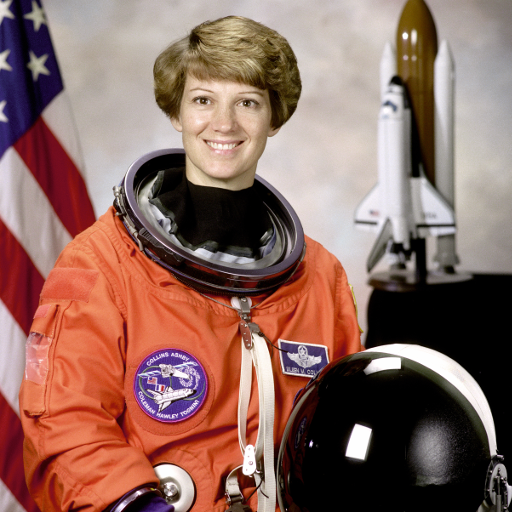
#> input picture DIP/Images/astronaut.png, 512 x 512 px
$ python demo_hist.py
#> lines starting #> are read from the running program, lines starting #| are printed output that depends on the picture; long printed decimals are rounded
#!/usr/bin/env python3
# -*- coding: utf-8 -*-
"""
Created on Wed Sep 11 12:25:39 2019

@author: mads
"""

#from pylab import *
import matplotlib.pyplot as plt
import numpy as np
import skimage
from skimage.io import imshow, imread, imsave
from skimage.color import rgb2gray
plt.gray()


#Load image
# This image is also available in skimage
# it can be loaded using skimage.data.astronaut()
im = imread('../../Images/astronaut.png')
#> im is the input picture: shape (512, 512, 3); mean R, G, B 141.6, 105.8, 96.5


im = rgb2gray(im) #Convert to grayscale -> returns as float
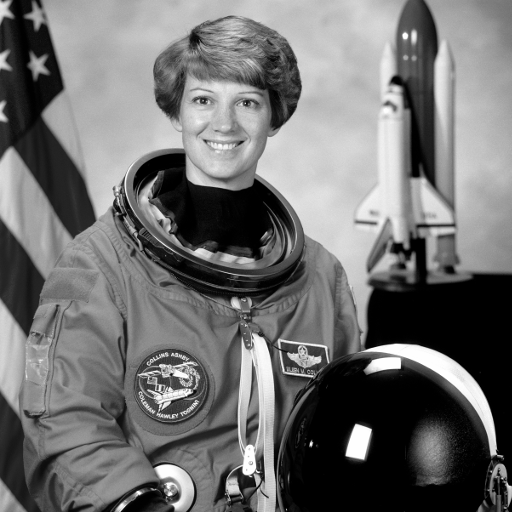
#> im: shape (512, 512) float64; min 0, max 1, mean 0.442
im = skimage.img_as_ubyte(im) # convert to uint8

#Show image
plt.figure()
plt.imshow(im)
plt.show()

#Show histogram
plt.figure()
plt.hist(im.flatten(), bins=50)
plt.show()
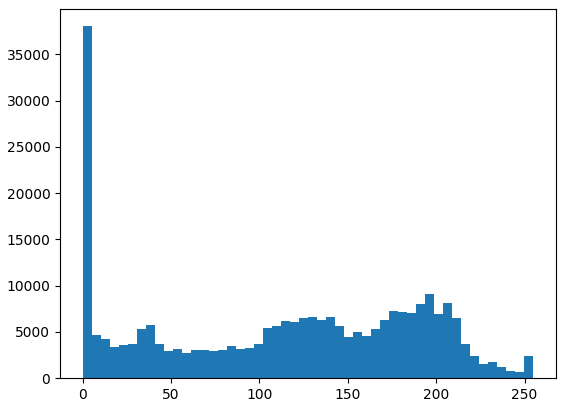
#> figure drawn by matplotlib, 1 panel; tallest bar 38049 high, from x = 0 to 5.1

#Show the datatype of the image
print(im.dtype,'Max value:', np.max(im))
#| uint8 Max value: 255

#Convert the image to floats in the range [0,1]
imd = skimage.img_as_float(im)
print(imd.dtype, 'Max value:', np.max(imd))
#| float64 Max value: 1.0

#Show the image
plt.figure()
imshow(imd)
plt.show()

#show the histogram
plt.figure()
plt.hist(imd.flatten(), bins=50)
plt.show()
#> figure, not shown here; tallest bar 38049 high, from x = 1.73e-18 to 0.02

$ run again, with DIP/Images/X-ray_text.png copied over DIP/Images/astronaut.png
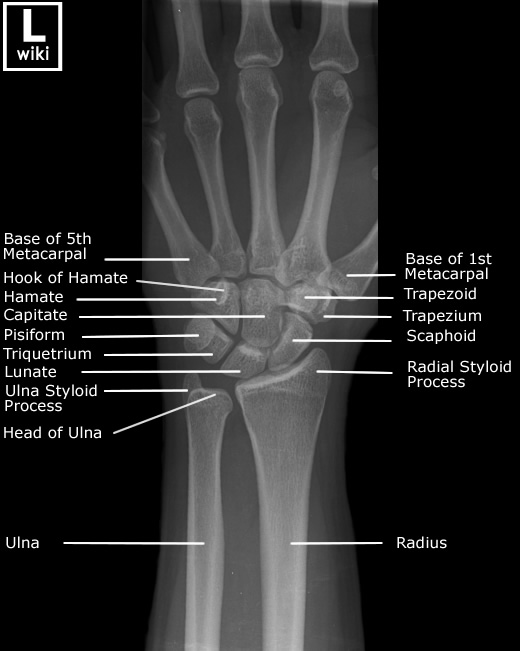
#> input picture DIP/Images/X-ray_text.png, 520 x 651 px
#> im is the input picture: shape (651, 520); min 0, max 255, mean 41.2
#> `plt.show()`:
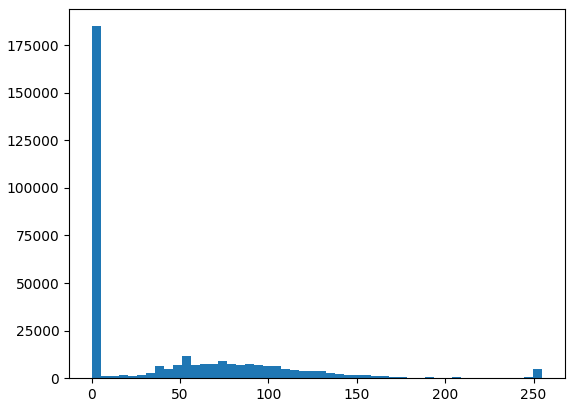
#> figure drawn by matplotlib, 1 panel; tallest bar 185000 high, from x = 0 to 5.1
#| uint8 Max value: 255
#| float64 Max value: 1.0

$ run again, with DIP/Images/cameraman.png copied over DIP/Images/astronaut.png
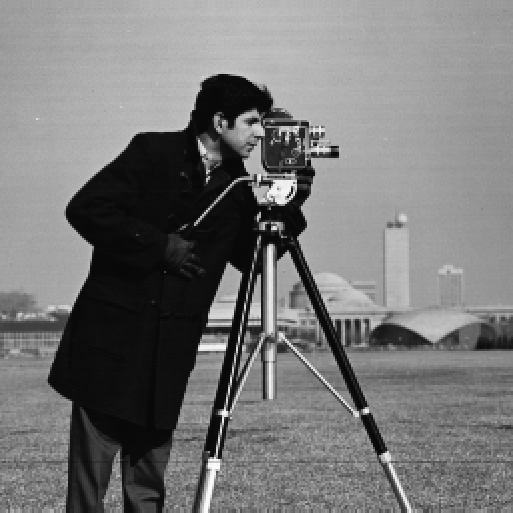
#> input picture DIP/Images/cameraman.png, 513 x 513 px
#> im is the input picture: shape (513, 513); min 7, max 253, mean 118.7
#> `plt.show()`:
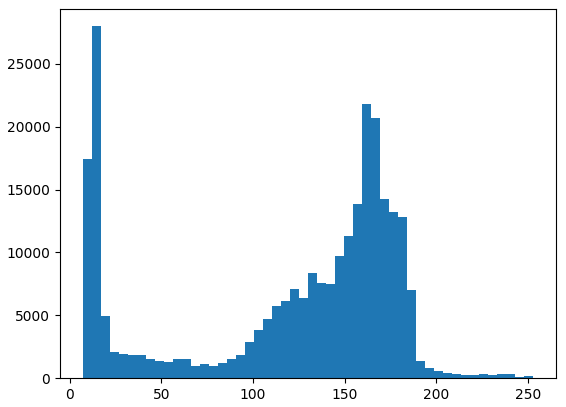
#> figure drawn by matplotlib, 1 panel; tallest bar 27994 high, from x = 11.92 to 16.84
#| uint8 Max value: 253
#| float64 Max value: 0.9922
